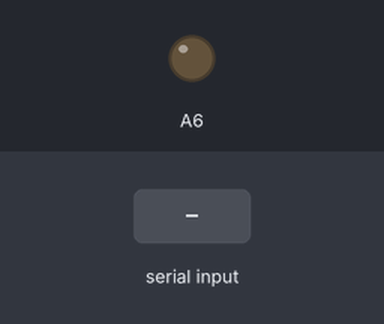
Simulated run of this sketch. Board: Arduino Mega 2560, built with avr-gcc and run on an emulated ATmega2560. Parts: output pins drawn as LEDs (lit = HIGH). The inputs (shaded band) are chosen by the test bench.

Above: at 0.8 s.
0.9 s: "3" received over the second serial link
At 2.0 s:
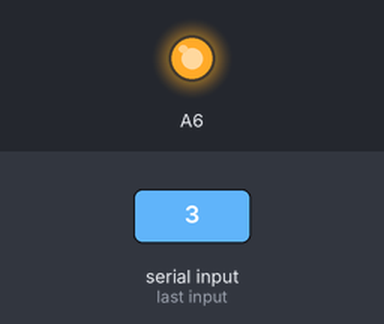
Timing chart, 0 to 4.4 s (numbered marks = the images above; inputs shaded):
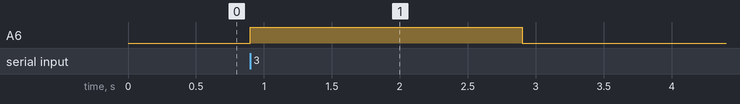

The sketch:

BURN_WIRE2.ino
```cpp
#include <SoftwareSerial.h>


SoftwareSerial Serial1(8, 9);

void setup() {
  Serial1.begin(115200);
  pinMode(A6, OUTPUT);

  while (!(Serial1.read() == '3'))
    ;

  Serial1.println("BURN");
  digitalWrite(A6, HIGH);
  delay(2000);
  digitalWrite(A6, LOW);
  // put your setup code here, to run once:
}

void loop() {
  // put your main code here, to run repeatedly:
}
```

Measured:
- after the input at 0.9 s, A6: LOW → HIGH at once, → LOW 2.0 s later
